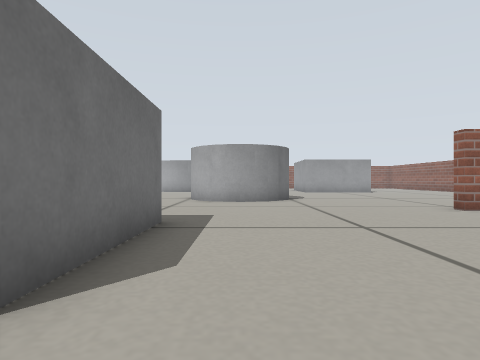
[1] (above)

24 first-person views from a walk through a Gazebo world. The camera is 0.19 m above the floor, looks level and sees 75° across. The floor is counted in squares, 0.25 m on a side. Each view is taken from the middle of a square. On the plan, view 1 faces up. The plan holds only what a view shows up to about 10 squares ahead; the rest is blank.

[2]
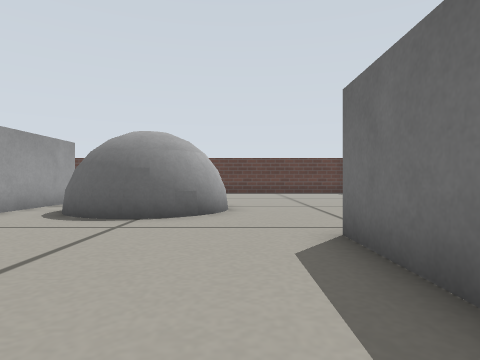

[3]
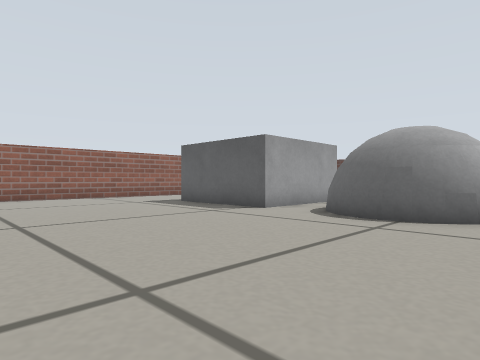

[4]
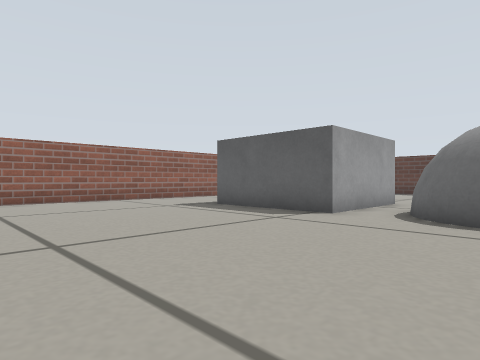

[5]
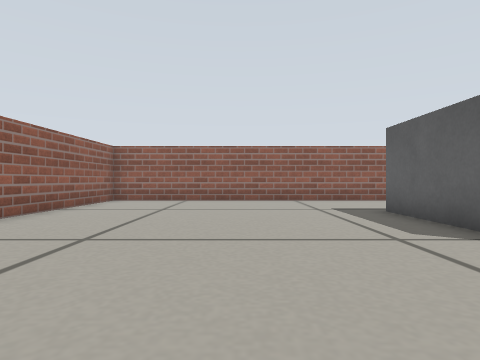

[6]
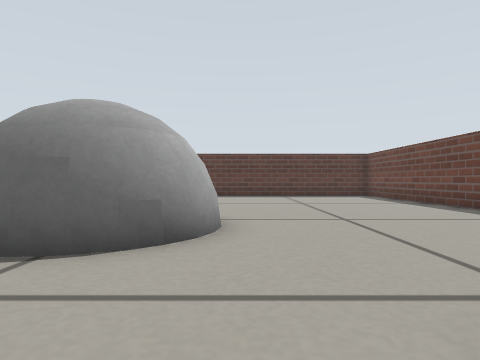

[7]
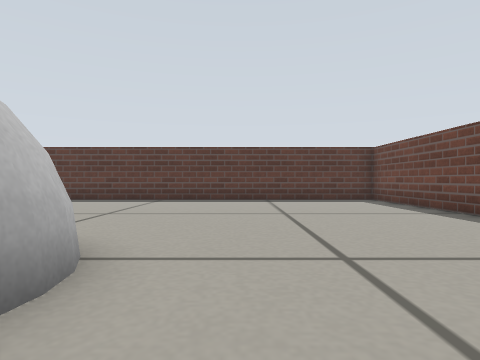

[8]
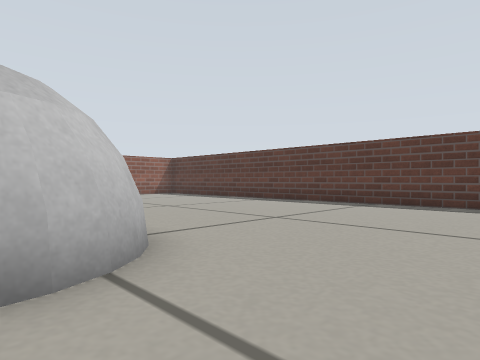

[9]
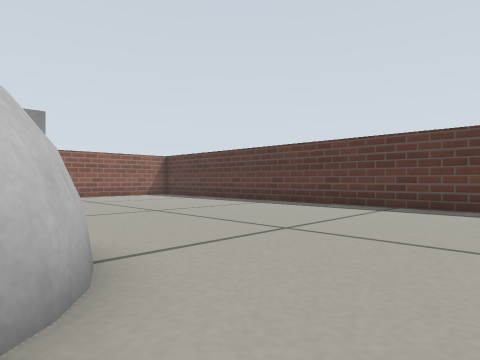

[10]
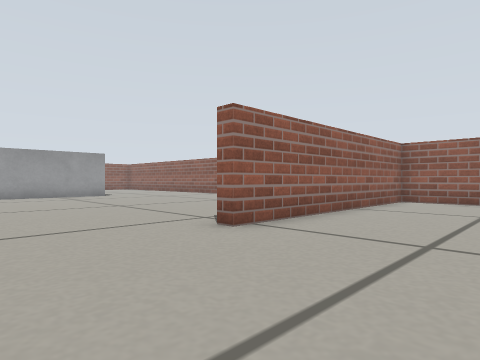

[11]
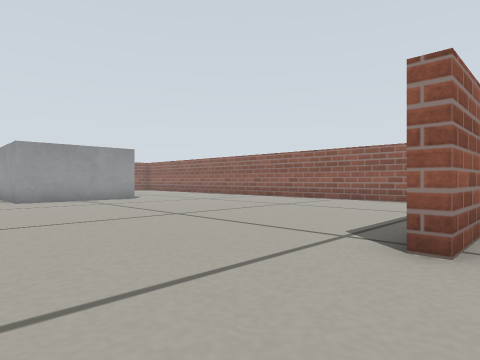

[12]
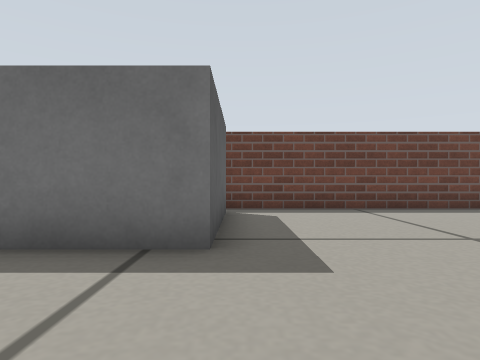

[13]
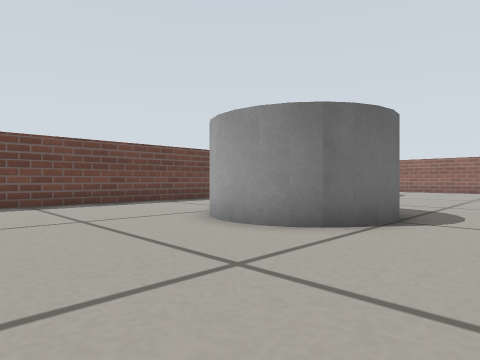

[14]
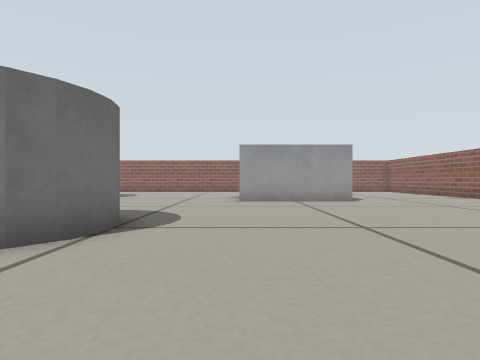

[15]
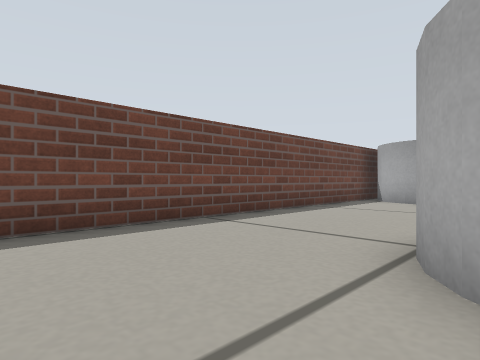

[16]
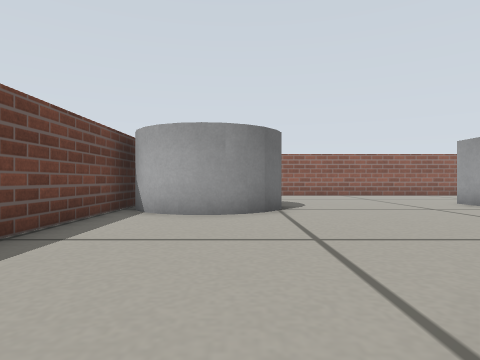

[17]
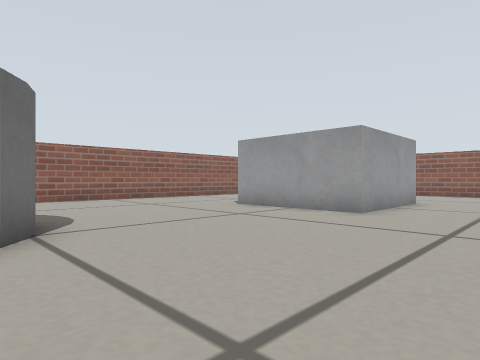

[18]
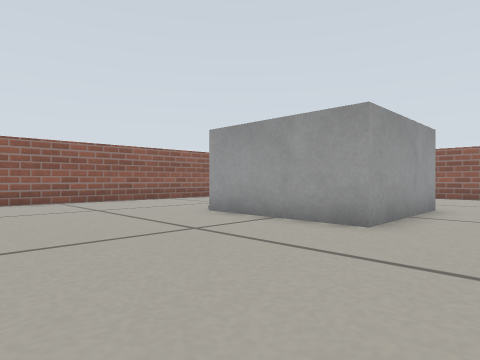

[19]
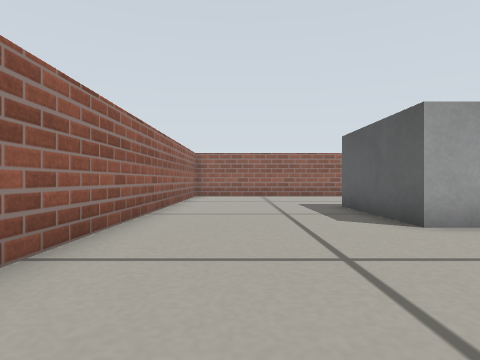

[20]
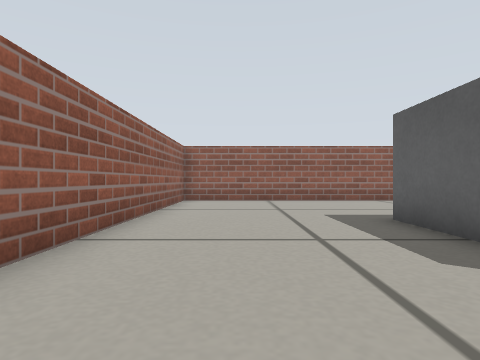

[21]
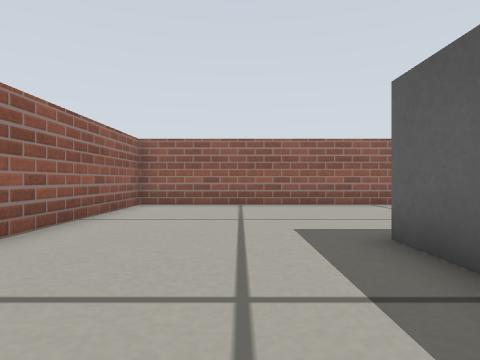

[22]
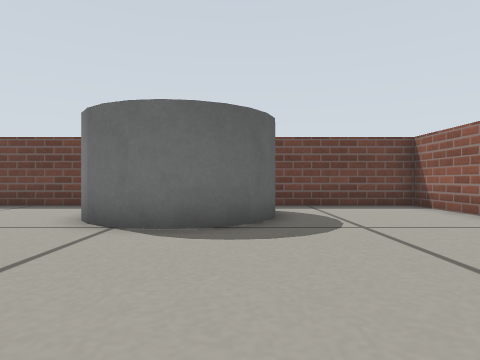

[23]
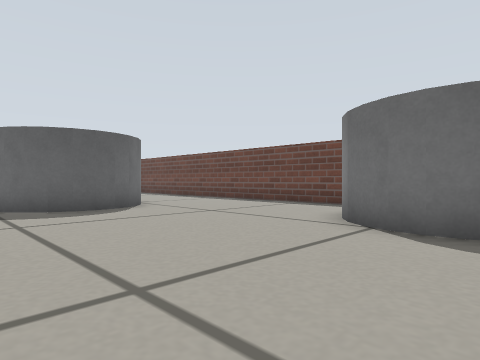

[24]
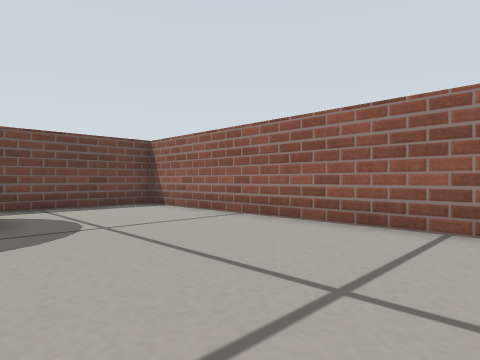

### Floor plan
Key: @ floor where view 1 was taken; # wall or solid block; . floor; B grey box; G grey ball; C grey cylinder.
Columns run from 6 left of view 1 to 13 right of it. Each row starts with its distance up from view 1.
 28 ####################
 27 #..................#
 26 #..................#
 25 #..................#
 24 # CC...............#
 23 #  CC.....BBBBB....#
 22 #   C.....B    ....#
 21 #C  C.....B       .#
 20 #CCC......B        #
 19 #.........BBBBB...
 18 #.................
 17 #.................
 16 #................
 15 #....CCC........
 14 #...CC CC.......
 13 #...    C........
 12 #...CC CC.........
 11 #....CCC...........
 10 #..................
  9 #................
  8 #...........########
  7 #..................#
  6 #BBBB..............#
  5     BB.............#
  4      B.............#
  3      B.............#
  2      B.............
  1     ...............
  0    ...@GGG.........
 -1    ....GGGG.BBBBB..
 -2   ....GGGGG.B
 -3  ......GG  .B
 -4  ......GG  .B
 -5 #...........B
 -6 #...............
 -7 #...............
 -8 #..............
 -9 #.............
-10 #............
-11      .......
-12      ######

Where each view was taken, in squares from view 1:
view 1: 0 up, 0 right, facing up
view 2: 6 up, 0 right, facing down
view 3: 6 up, 0 right, facing down-right
view 4: 6 up, 2 right, facing down-right
view 5: 3 up, 2 right, facing right
view 6: 3 up, 0 right, facing down
view 7: 0 up, 1 left, facing down
view 8: 2 down, 2 left, facing down-right
view 9: 3 down, 1 left, facing down-right
view 10: 4 up, 2 right, facing up-right
view 11: 7 up, 2 right, facing up-right
view 12: 6 up, 2 right, facing left
view 13: 7 up, 4 right, facing up-left
view 14: 8 up, 4 right, facing up
view 15: 9 up, 1 left, facing up-left
view 16: 13 up, 3 left, facing up
view 17: 16 up, 3 left, facing up-right
view 18: 17 up, 1 left, facing up-right
view 19: 26 up, 1 left, facing right
view 20: 26 up, 2 right, facing right
view 21: 25 up, 4 right, facing right
view 22: 23 up, 3 right, facing left
view 23: 23 up, 3 right, facing down-left
view 24: 23 up, 3 right, facing up-left
